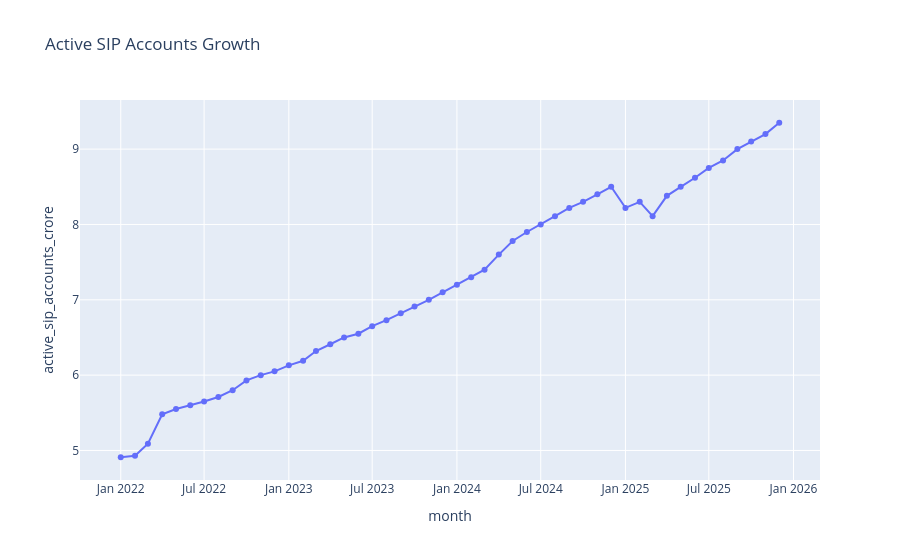

This figure's notebook cell:
### Code cell
# Active SIP Account Trend
fig = px.line(
    sip,
    x="month",
    y="active_sip_accounts_crore",
    markers=True,
    title="Active SIP Accounts Growth"
)

fig.show()
fig.write_html(CHART_DIR / "05_active_sip_accounts_growth.html")
